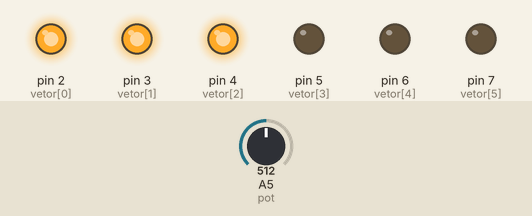
Recording of a sketch running on a simulated Arduino Uno, built with avr-gcc and run on an emulated ATmega328P. Parts: output pins drawn as LEDs (lit = HIGH). The test bench sets the inputs (shaded band); at power-on: A5 (pot) = 512.

Above: at 1.2 s.
1.3 s: A5 (pot) set to 664
2.8 s: A5 (pot) set to 689
At 3.8 s:
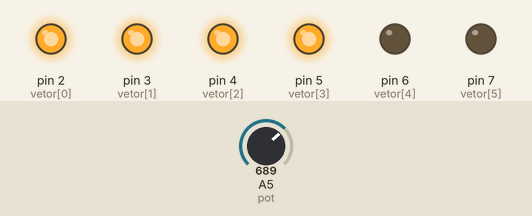
4.3 s: A5 (pot) set to 511
At 5.0 s:
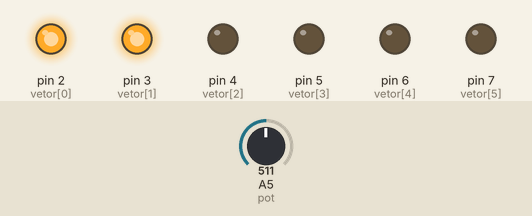
5.8 s: A5 (pot) set to 353
7.3 s: A5 (pot) set to 323
At 8.5 s:
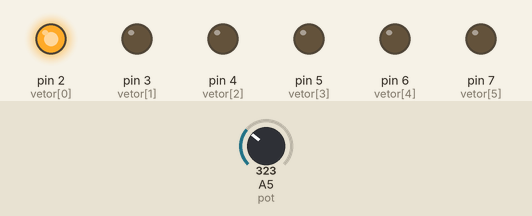
8.8 s: A5 (pot) set to 716
At 9.6 s:
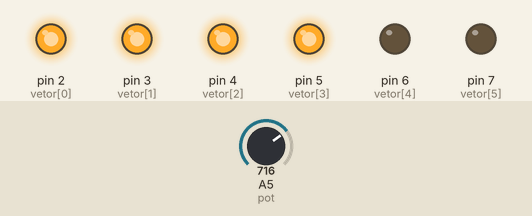
Timing chart, 0 to 11.3 s (numbered marks = the images above; inputs shaded):
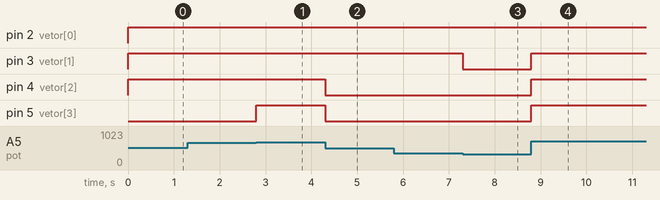

The sketch:

funcao_map.ino
```cpp
int vetor []={2,3,4,5,6,7};
#define pot A5
int val;


void acender (int x)
{ int i;
  for(i=0; i<x;i++)
  {
    digitalWrite(vetor[i], HIGH) ;
  }
   for(i=x; i<6;i++)
  {
    digitalWrite(vetor[i], LOW);
  }
}


void setup()
{ int i;
  for(i=0; i<6;i++)
  {
    pinMode(vetor[i], OUTPUT);
  }
 pinMode(pot, INPUT);


}

void loop()
{
  val= analogRead(pot);
  acender( map(val,0,1023,0,6));


}
```

Measured:
- the behaviour switches between 681 and 682 on A5 (pot) (found by bisection; images 0 and 1)
- the behaviour switches between 341 and 340 on A5 (pot) (found by bisection; images 2 and 3)
- after the input at 1.3 s, every drawn part: stays the same
- after the input at 2.8 s, pin 5 (vetor[3]): LOW → HIGH at once
- after the input at 4.3 s, pin 4 (vetor[2]), pin 5 (vetor[3]): HIGH → LOW at once
- after the input at 5.8 s, every drawn part: stays the same
- after the input at 7.3 s, pin 3 (vetor[1]): HIGH → LOW at once
- after the input at 8.8 s, pin 3 (vetor[1]), pin 4 (vetor[2]), pin 5 (vetor[3]): LOW → HIGH at once
